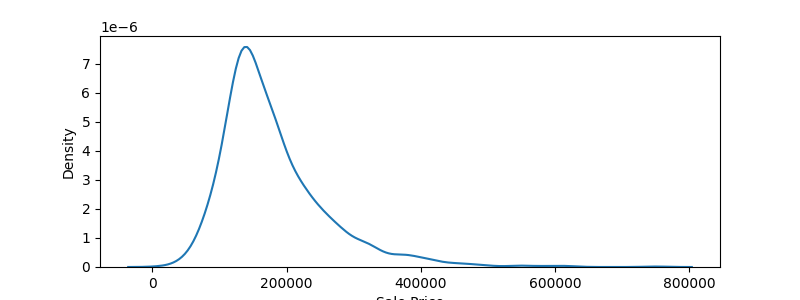

Recreate this plot in Python.
from main import df_cleaned
import seaborn as sns
import matplotlib.pyplot as plt

plt.figure(figsize=(8,3))
sns.kdeplot(data=df_cleaned,x='saleprice')

plt.xlabel("Sale Price")

plt.savefig('KDE_SalePrice.png')
plt.show()